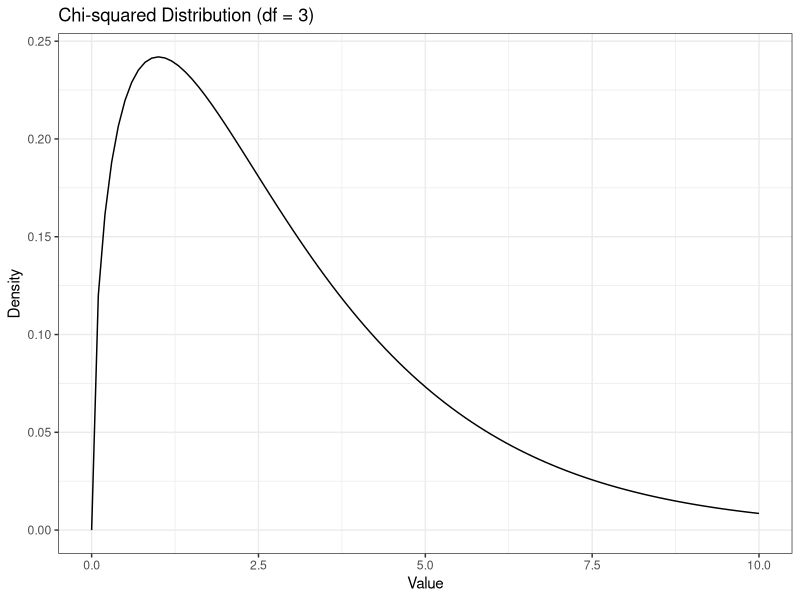
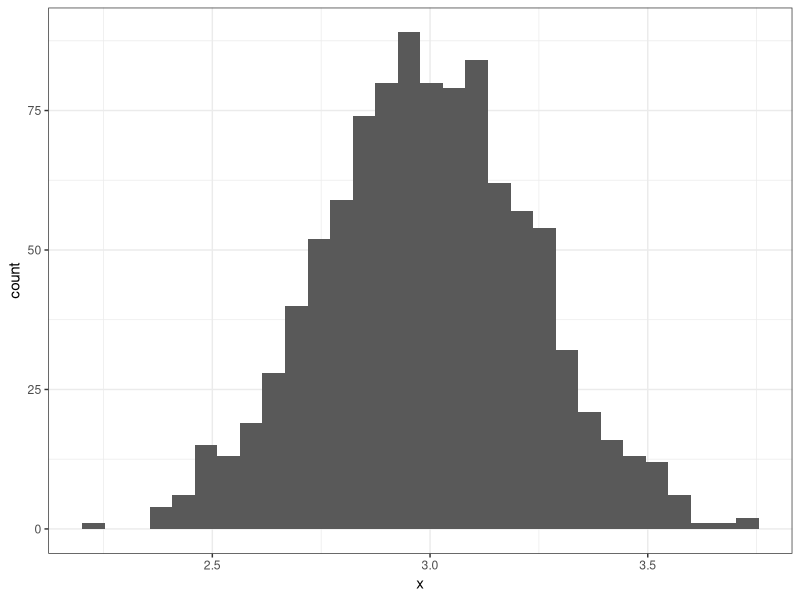
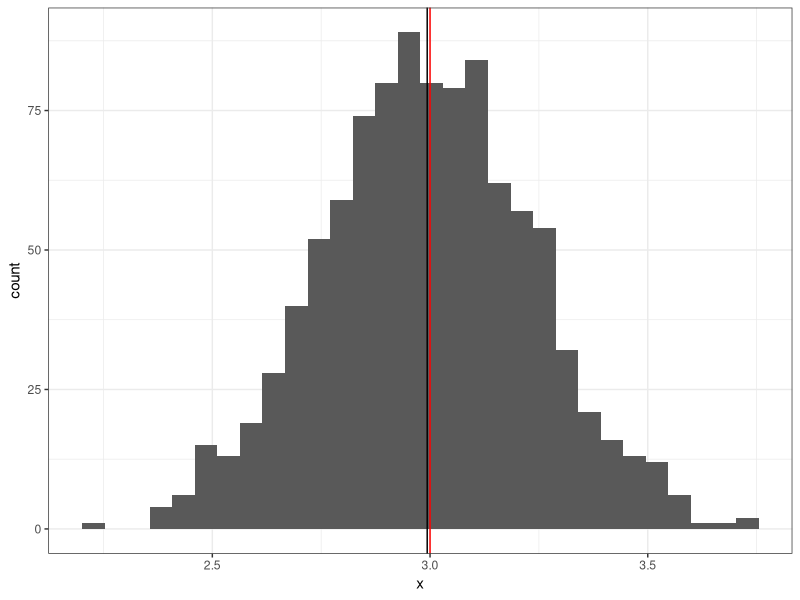
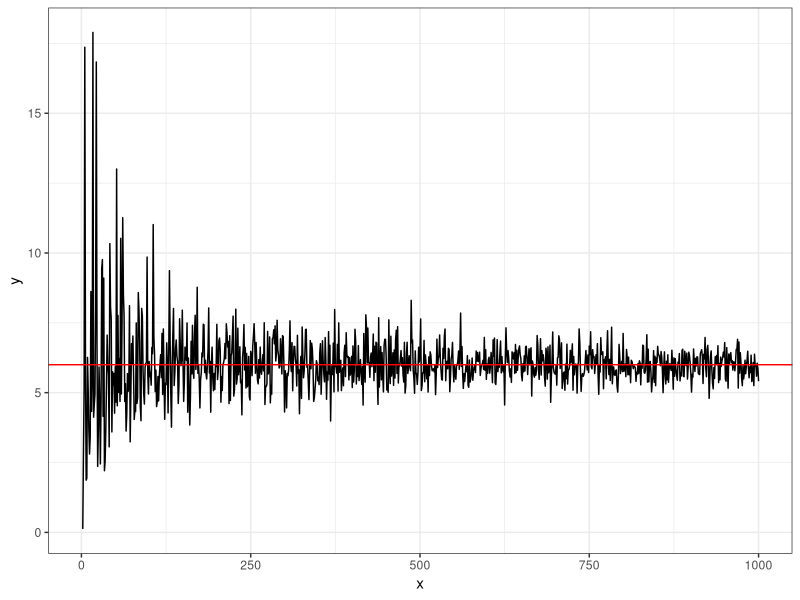

The R source for these figures, in order: (Note: this script raises an error after producing the figures.)
## ---- chunk 1
knitr::opts_chunk$set(echo = FALSE, eval = FALSE, message = FALSE, warning = FALSE)
## ---- chunk 2
library(tidyverse)
theme_set(theme_bw())
## ---- chunk 3
ggplot() +
  geom_function(fun = dchisq, args = list(df = 3)) +
  xlim(0, 10) +
  labs(x = "Value", y = "Density",
       title = "Chi-squared Distribution (df = 3)")
## ---- chunk 4
set.seed(333)
sim1 <- matrix(rchisq(1000 * 100, 3), ncol = 1000)
## ---- chunk 5
sim1 %>% 
  apply(2, mean) %>% 
  tibble(x = .) %>% 
  ggplot(aes(x)) +
  geom_histogram()
## ---- chunk 6
sim1 %>% 
  apply(2, mean) %>% 
  tibble(x = .) %>% 
  ggplot(aes(x)) +
  geom_histogram() +
  geom_vline(xintercept = 3, color = "red") +
  geom_vline(aes(xintercept = mean(x)))
## ---- chunk 7
set.seed(555)
sim2 <- list()

for (i in 1:1000) {
  sim2[[i]] <- rchisq(i, 3)
}

## ---- chunk 8
sim2 %>% 
  map(var) %>% 
  unlist() %>% 
  tibble(x = 1:1000,
         y = .) %>% 
  ggplot(aes(x, y)) +
  geom_line() +
  geom_hline(yintercept = 2 * 3, color = "red")
## ---- chunk 9
ci <- function(x) {se <- sd(x) / sqrt(length(x)); return(c(lower = mean(x) - 1.64 * se, 
                                                           mean = mean(x), 
                                                           upper = mean(x) + 1.64 * se))}
ci(sim1[, 1]) %>% round(2)
## ---- chunk 10
sim1 %>% 
  apply(2, ci) %>% 
  t() %>% 
  as_tibble() %>% 
  mutate(sample = 1:1000,
         contains = ifelse(3 > lower & 3 < upper, TRUE, FALSE)) # %>% pull(contains) %>% mean()
  ggplot(aes(x = sample,
             y = mean,
             ymin = lower,
             ymax = upper,
             color = contains)) +
  geom_pointrange() +
  geom_hline(yintercept = 3) +
  coord_flip()
## ---- chunk 11
sim1 %>% 
  apply(2, ci) %>% 
  t() %>% 
  as_tibble() %>% 
  mutate(sample = 1:1000,
         capture = ifelse(mean > lower[1000] & mean < upper[1000], TRUE, FALSE)) %>% 
  ggplot(aes(x = sample,
             y = mean,
             ymin = lower,
             ymax = upper,
             color = capture)) +
  geom_pointrange() +
  geom_hline(yintercept = 3) +
  coord_flip()
## ---- chunk 12
sim2 %>% 
  map(function(x) sd(x)/sqrt(length(x))) %>% 
  unlist() %>% 
  tibble(x = 1:1000,
         y = .) %>% 
  ggplot(aes(x = x,
             y = y)) +
  geom_point()

sim2 %>% 
  map(ci) %>% 
  as_tibble(.name_repair = "minimal") %>% 
  set_names(1:1000) %>% 
  mutate(a = c("lower", "mean", "upper")) %>% 
  pivot_longer(cols = -a) %>% 
  pivot_wider(names_from = a, values_from = value) %>% 
  mutate(name = as.numeric(name)) %>% 
  ggplot(aes(x = name,
             y = mean,
             ymin = lower,
             ymax = upper)) +
  geom_errorbar()
## ---- chunk 13

set.seed(555)
sim3 <- list()

for (i in 1:200) {
  sim3[[i]] <- rchisq(100, i)
}


sim3 %>% 
  map(function(x) sd(x)/sqrt(length(x))) %>% 
  unlist() %>% 
  tibble(x = 1:200,
         y = .) %>% 
  ggplot(aes(x = x,
             y = y)) +
  geom_point()

sim3 %>% 
  map(ci) %>% 
  as_tibble(.name_repair = "minimal") %>% 
  set_names(1:200) %>% 
  mutate(a = c("lower", "mean", "upper")) %>% 
  pivot_longer(cols = -a) %>% 
  pivot_wider(names_from = a, values_from = value) %>% 
  mutate(name = as.numeric(name)) %>% 
  ggplot(aes(x = name,
             y = mean,
             ymin = lower,
             ymax = upper)) +
  geom_errorbar()
